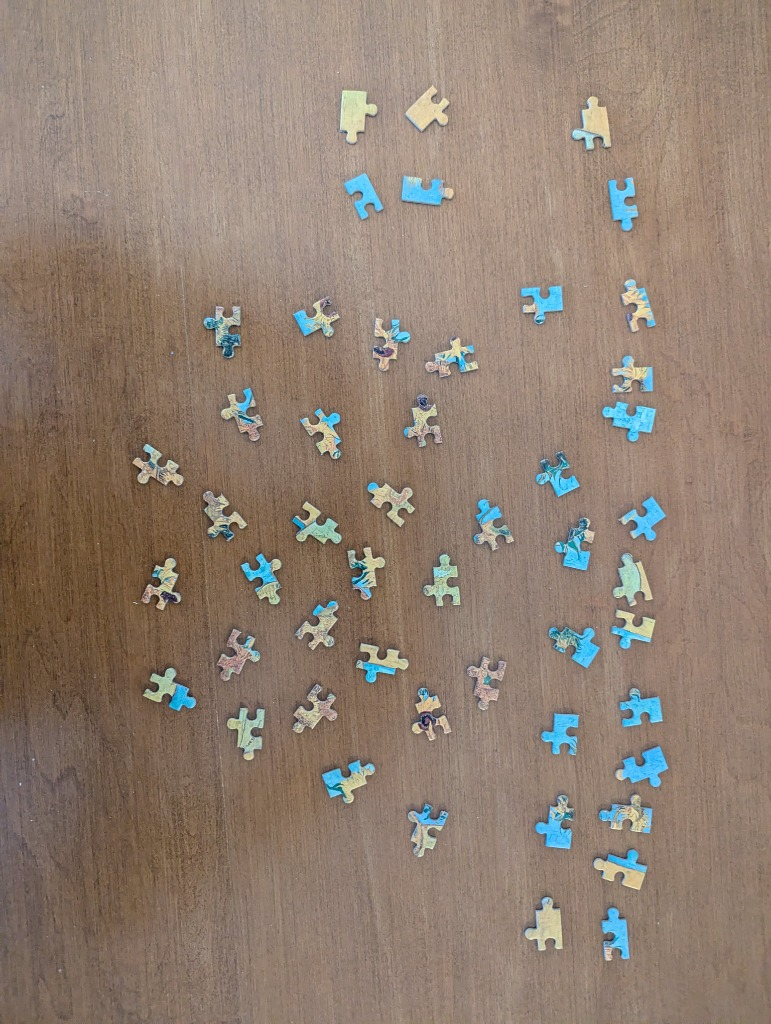
#> input picture puzzle_solver/data/pieces.jpg, 771 x 1024 px
$ jupyter execute segmentation.ipynb
#> lines starting #> are read from the running program, lines starting #| are printed output that depends on the picture; after the words box and inside, x2 and y2 are one past the last pixel; in counts of white or black regions, pixels touching at a corner belong together
# Jigsaw Puzzle Image Segmentation
This notebook processes a high-resolution photo with a non-uniform background to segment individual jigsaw puzzle pieces.

## 1. Environment Setup & Settings
Here we define variables like `block_size`, `constant_c`, and `min_area` to tune the algorithm.

[cell 1]
import cv2
import numpy as np
import matplotlib.pyplot as plt
import os

# --- SETTINGS ---
# Variables for tuning the algorithm

# Bilateral Filter parameters
d = 9 # Diameter of each pixel neighborhood
sigmaColor = 75 # Filter sigma in the color space
sigmaSpace = 75 # Filter sigma in the coordinate space

# Adaptive Gaussian Thresholding parameters
# block_size specifies the size of a pixel neighborhood that is used to calculate a threshold value for the pixel. Must be odd.
block_size = 51
# constant_c is the constant subtracted from the mean or weighted mean. Normally positive.
constant_c = 10

# Contour extraction parameters
min_area = 1000 # Filter out small artifacts based on area (in pixels)

# Input/Output paths
image_path = '../data/pieces.jpg'
output_dir = '../pieces_output'

if not os.path.exists(output_dir):
    os.makedirs(output_dir)

# Helper function to plot images side-by-side
def plot_side_by_side(img1, title1, img2, title2, cmap1=None, cmap2=None):
    fig, axes = plt.subplots(1, 2, figsize=(16, 8))
    axes[0].imshow(img1, cmap=cmap1)
    axes[0].set_title(title1)
    axes[0].axis('off')

    axes[1].imshow(img2, cmap=cmap2)
    axes[1].set_title(title2)
    axes[1].axis('off')
    plt.tight_layout()
    plt.show()

## 2. Original Image
Load the image using OpenCV and convert it to RGB format for visualization via matplotlib.

[cell 2]
original_img = cv2.imread(image_path)
#> original_img is the input picture: shape (1024, 771, 3); mean B, G, R 113.9, 127.5, 144.6
if original_img is None:
    print(f"Error: Could not load image from {image_path}. Please check the path.")
else:
    # Convert from BGR (OpenCV default) to RGB (Matplotlib default)
    original_rgb = cv2.cvtColor(original_img, cv2.COLOR_BGR2RGB)

    plt.figure(figsize=(10, 8))
    plt.imshow(original_rgb)
    plt.title('Original Image')
    plt.axis('off')
    plt.show()

## 3. Grayscale & Color Space
We examine different color spaces. The LAB color space is highly effective for segmentation as it isolates Lightness (L) from color data (A and B).

[cell 3]
# Convert to LAB color space
lab_img = cv2.cvtColor(original_img, cv2.COLOR_BGR2LAB)
#> lab_img: shape (1024, 771, 3); mean of channels 0, 1, 2 139.1, 132.8, 138.1
l_channel, a_channel, b_channel = cv2.split(lab_img)
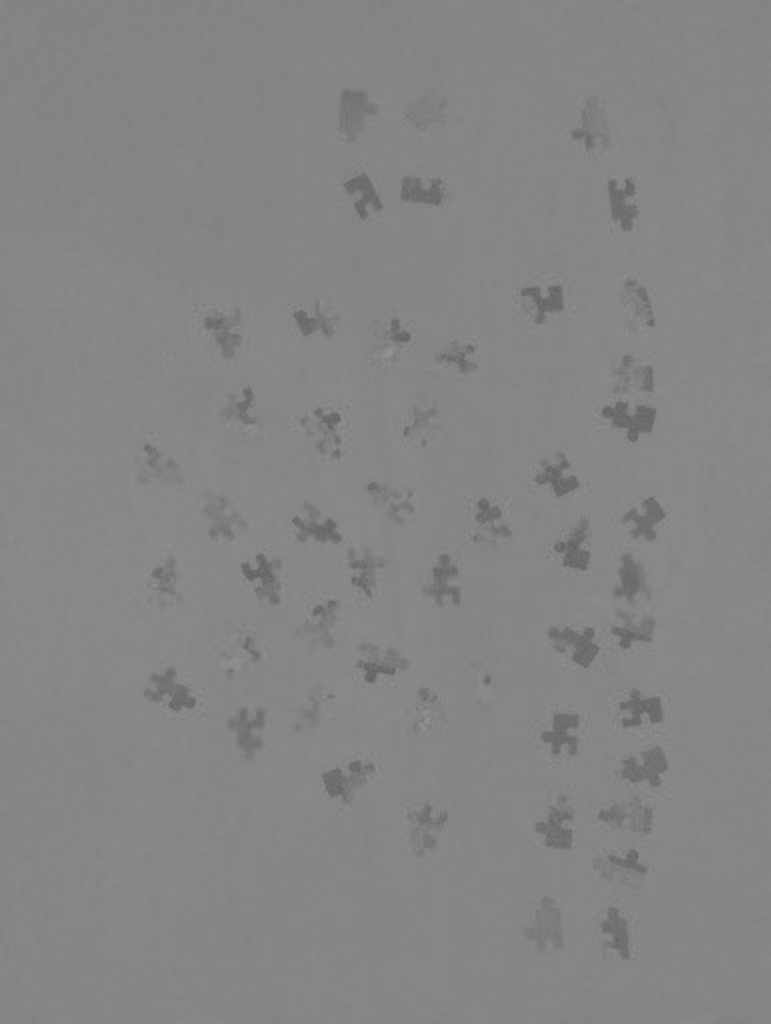
#> a_channel: shape (1024, 771); min 96, max 148, mean 132.8

# Standard Grayscale
gray_img = cv2.cvtColor(original_img, cv2.COLOR_BGR2GRAY)

# Displaying Grayscale vs Lightness channel
# Choosing the L channel is often better since it emphasizes brightness variations differently.
plot_side_by_side(gray_img, 'Grayscale Image', l_channel, 'LAB - L Channel', cmap1='gray', cmap2='gray')

## 4. Blurred (Noise Reduction)
Use a Bilateral Filter to remove background texture (like wood grain) while preserving the sharp edges of the puzzle pieces. This is crucial before thresholding.

[cell 4]
# We apply the bilateral filter to the L channel from LAB, as it usually represents lighting best.
blurred_img = cv2.bilateralFilter(l_channel, d, sigmaColor, sigmaSpace)

plot_side_by_side(l_channel, 'Pre-Blur (L Channel)', blurred_img, 'Blurred (Bilateral Filter)', cmap1='gray', cmap2='gray')

## 5. Thresholded (Adaptive Gaussian Thresholding)

### Math Behind Adaptive Gaussian Thresholding:
Unlike global thresholding (which uses a single threshold value for the entire image), adaptive thresholding calculates a custom threshold for *each pixel* based on its surrounding neighborhood.

For Adaptive Gaussian Thresholding, the threshold value $T(x,y)$ for a pixel at $(x,y)$ is calculated as:

1. **Neighborhood Window**: A window of size `block_size` $\times$ `block_size` is centered around $(x,y)$.
2. **Gaussian Weighting**: The algorithm computes the weighted sum (cross-correlation) of the pixels in this window with a 2D Gaussian kernel. This emphasizes pixels closer to the center.
3. **Mean Calculation**: This weighted sum returns the *Gaussian-weighted mean* of the neighborhood, yielding expected local brightness $\mu(x,y)$.
4. **Constant Subtraction**: The final threshold is determined by subtracting `constant_c` from this mean: $T(x,y) = \mu(x,y) - C$.
5. **Binarization**:
   - If the pixel value $P(x,y) > T(x,y)$, it's assigned the max value (e.g., 255/White).
   - Otherwise, it's set to 0 (Black).

Since puzzle pieces often cast shadows and ambient lighting is non-uniform, this algorithm ensures robust adaptation to varying brightness regions.

[cell 5]
# We apply the adaptive threshold.
# Note: Since we want pieces to be white (255) and background dark (0),
# the chosen flag `cv2.THRESH_BINARY_INV` or `cv2.THRESH_BINARY` might need testing based on table color.
thresh_img = cv2.adaptiveThreshold(
    blurred_img,
    255,
    cv2.ADAPTIVE_THRESH_GAUSSIAN_C,
    cv2.THRESH_BINARY_INV,
    block_size,
    constant_c
)
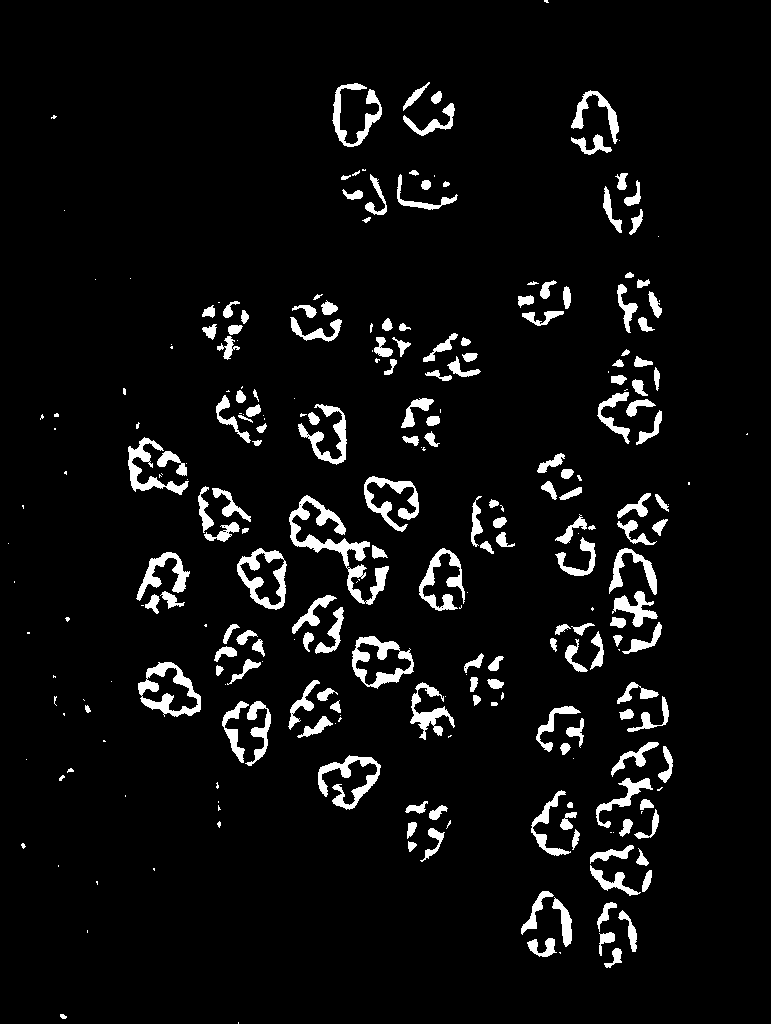
#> thresh_img: shape (1024, 771); 5.7% white; 266 white regions (93 under 20 px), largest, box (x1, y1, x2, y2) and area: (289, 495, 389, 605) 2297, (138, 662, 201, 717) 1301, (352, 636, 414, 689) 1241

plot_side_by_side(blurred_img, 'Blurred Image', thresh_img, 'Thresholded Image (Adaptive Gaussian)', cmap1='gray', cmap2='gray')

## 6. Masked (Refinement / Morphological Operations)
Use Morphological Operations (Opening/Closing) to fill internal holes in pieces and remove small background noise.

[cell 6]
kernel = np.ones((5,5), np.uint8)

# 1. Morphological Opening (Erosion followed by Dilation): Removes small bright noise in the background
refined_mask = cv2.morphologyEx(thresh_img, cv2.MORPH_OPEN, kernel, iterations=1)
#> refined_mask: shape (1024, 771); 4.2% white; 283 white regions, largest, box (x1, y1, x2, y2) and area: (614, 597, 657, 627) 499, (138, 552, 176, 596) 496, (325, 540, 370, 561) 473

# 2. Morphological Closing (Dilation followed by Erosion): Closes small dark holes inside the pieces
refined_mask = cv2.morphologyEx(refined_mask, cv2.MORPH_CLOSE, kernel, iterations=3)
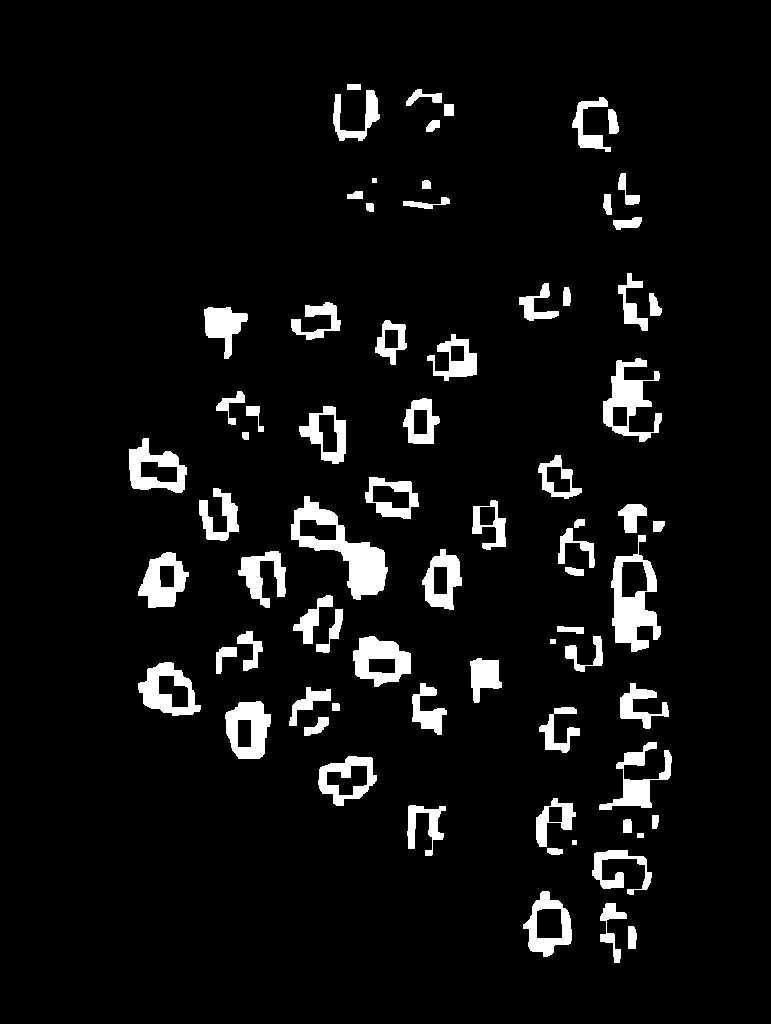
#> refined_mask: shape (1024, 771); 6.4% white; 74 white regions

plot_side_by_side(thresh_img, 'Before Morphology', refined_mask, 'Refined Mask (Opened & Closed)', cmap1='gray', cmap2='gray')

## 7. Final Contours & Extraction
Find contours using `RETR_EXTERNAL` on the refined mask. We filter out small artifacts based on `min_area`.

[cell 7]
# Find contours on the refined mask
contours, hierarchy = cv2.findContours(refined_mask, cv2.RETR_EXTERNAL, cv2.CHAIN_APPROX_SIMPLE)
#> contours = 74 contours, 2 with area under 20; largest, box (x1, y1, x2, y2) and area: (291, 496, 388, 600) 3816, (611, 535, 661, 652) 3227, (138, 662, 201, 716) 2146, (603, 358, 662, 442) 2102, (353, 636, 411, 687) 2007

filtered_contours = []
contours_img = original_rgb.copy()

# Filter by min_area and draw
for cnt in contours:
    area = cv2.contourArea(cnt)
    if area > min_area:
        filtered_contours.append(cnt)
        cv2.drawContours(contours_img, [cnt], -1, (0, 255, 0), 3)
#> this loop made 74 passes
#> area on passes 1, 2, 3, 4, 5, 8, 9, 10, 11, 12, 13, 14: 158, 468.5, 1988, 856, 78, 101, 71, 707.5, 906.5, 1925, 1383.5, 216
#> (cnt, area) on passes 7, 24: ([[637, 833], [637, 837], [643, 837], [643, 833]], 24), ([[550, 639], [550, 643], [555, 643], [555, 639]], 20)
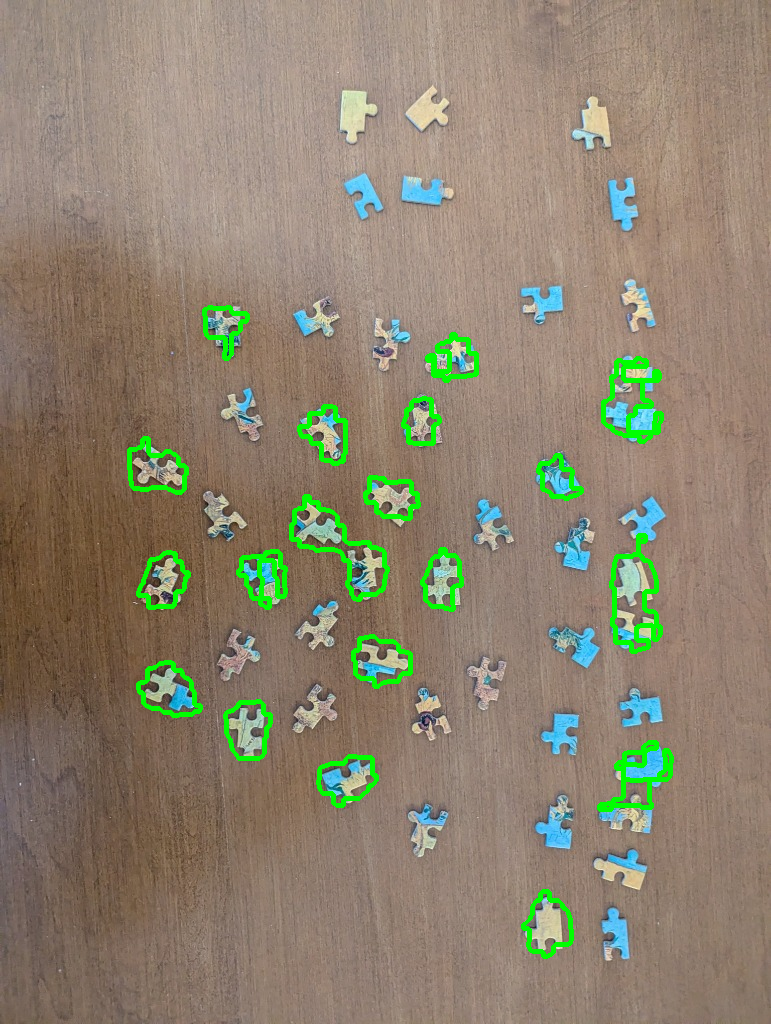
#> contours_img: shape (1024, 771, 3); mean R, G, B 141.2, 131, 110.9
#> after the loop, filtered_contours = 19 contours; largest, box (x1, y1, x2, y2) and area: (291, 496, 388, 600) 3816, (611, 535, 661, 652) 3227, (138, 662, 201, 716) 2146, (603, 358, 662, 442) 2102, (353, 636, 411, 687) 2007

print(f"Found {len(filtered_contours)} pieces after filtering.")
#| Found 19 pieces after filtering.

plt.figure(figsize=(10, 8))
plt.imshow(contours_img)
plt.title(f'Final Contours (Found {len(filtered_contours)} pieces)')
plt.axis('off')
plt.show()

## 8. Exporting Transparent PNGs
For each valid piece, generate a Transparent PNG (4-channel RGBA) where the background is removed, and the piece is centered natively around its extracted dimensions.

[cell 8]
for i, cnt in enumerate(filtered_contours):
    # Get bounding box for the contour
    x, y, w, h = cv2.boundingRect(cnt)

    # Create an empty mask for the entire original image size
    piece_mask = np.zeros(original_img.shape[:2], dtype=np.uint8)

    # Draw the specific contour on the mask filled with white (255)
    cv2.drawContours(piece_mask, [cnt], -1, 255, thickness=cv2.FILLED)

    # Crop original image and the piece mask to the bounding box
    cropped_img = original_img[y:y+h, x:x+w]
    cropped_mask = piece_mask[y:y+h, x:x+w]

    # Create an RGBA image (4 channels)
    # Start by splitting the cropped BGR image
    b, g, r = cv2.split(cropped_img)

    # Merge channels adding the cropped mask as the Alpha channel
    rgba_piece = cv2.merge([b, g, r, cropped_mask])

    output_filename = os.path.join(output_dir, f'piece_{i+1:03d}.png')

    # OpenCV imwrite handles RGBA transparency natively when saved as PNG
    cv2.imwrite(output_filename, rgba_piece)
#> this loop made 19 passes
#> (x, y, w, h) on passes 1 to 12: (523, 891, 49, 66), (318, 756, 59, 50), (599, 742, 73, 68), (225, 701, 46, 58), (138, 662, 63, 54), (353, 636, 58, 51), (138, 552, 51, 56), (238, 551, 48, 57), (422, 549, 40, 61), (611, 535, 50, 117), (291, 496, 97, 104), (365, 477, 54, 42)
#> pass 1, `b, g, r = cv2.split(cropped_img)`:
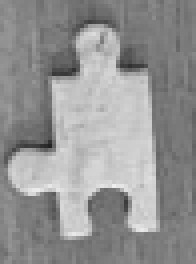
#> g: shape (66, 49) (shown 4 times larger); min 34, max 238, mean 147.5
#> after the loop:
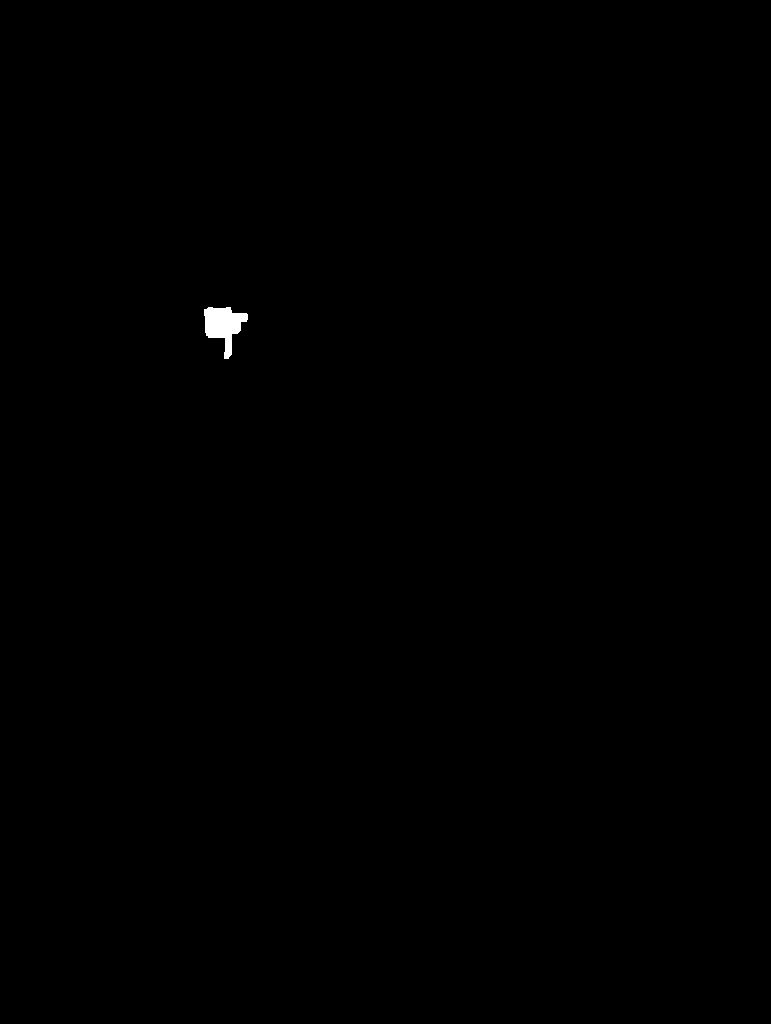
#> piece_mask: shape (1024, 771); 0.15% white; 1 white region, box (x1, y1, x2, y2) and area: (204, 307, 248, 359) 1202

print(f"Successfully saved {len(filtered_contours)} transparent pieces to {output_dir}")
#| Successfully saved 19 transparent pieces to ../pieces_output
